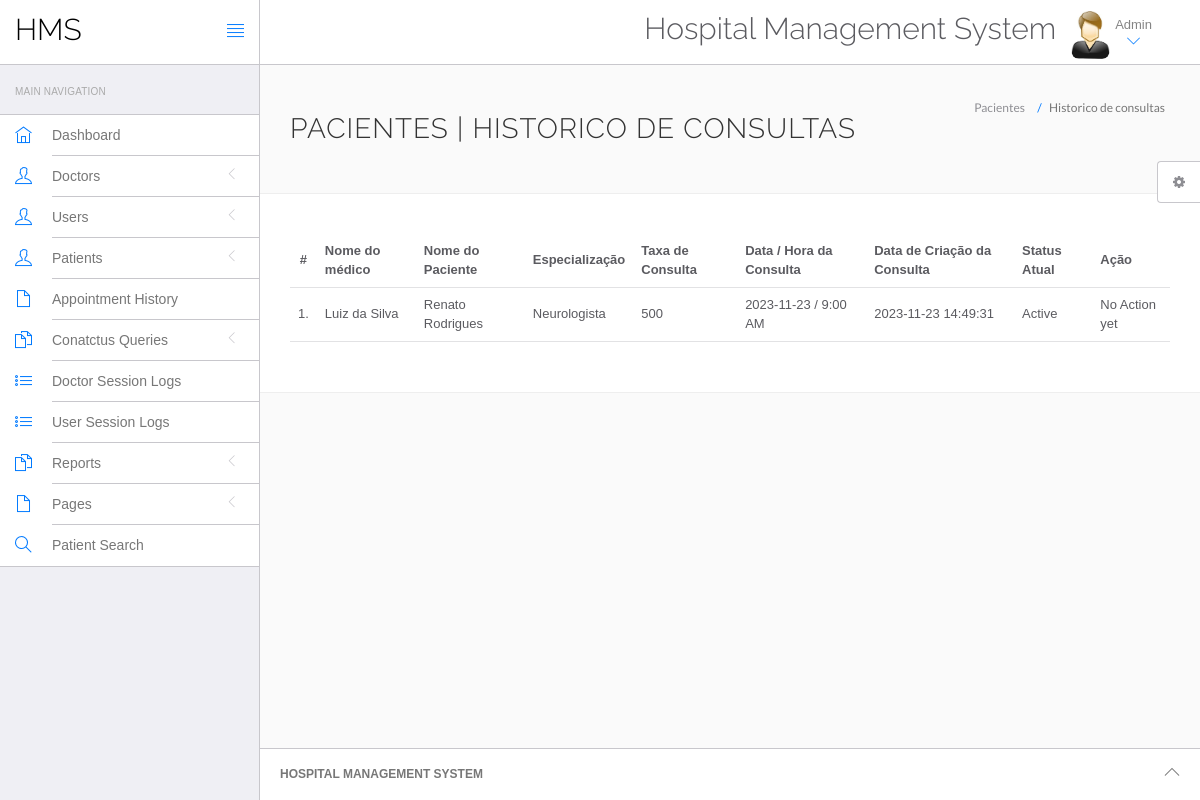
The app's page /hms/admin/appointment-history.php (signed in) with its own data.
### tables this page shows
CREATE TABLE `appointment` (
  `id` int(11) NOT NULL,
  `doctorSpecialization` varchar(255) DEFAULT NULL,
  `doctorId` int(11) DEFAULT NULL,
  `userId` int(11) DEFAULT NULL,
  `consultancyFees` int(11) DEFAULT NULL,
  `appointmentDate` varchar(255) DEFAULT NULL,
  `appointmentTime` varchar(255) DEFAULT NULL,
  `postingDate` timestamp NULL DEFAULT current_timestamp(),
  `userStatus` int(11) DEFAULT NULL,
  `doctorStatus` int(11) DEFAULT NULL,
  `updationDate` timestamp NULL DEFAULT NULL ON UPDATE current_timestamp()
);

CREATE TABLE `doctors` (
  `id` int(11) NOT NULL,
  `specilization` varchar(255) DEFAULT NULL,
  `doctorName` varchar(255) DEFAULT NULL,
  `address` longtext DEFAULT NULL,
  `docFees` varchar(255) DEFAULT NULL,
  `contactno` bigint(11) DEFAULT NULL,
  `docEmail` varchar(255) DEFAULT NULL,
  `password` varchar(255) DEFAULT NULL,
  `creationDate` timestamp NULL DEFAULT current_timestamp(),
  `updationDate` timestamp NULL DEFAULT NULL ON UPDATE current_timestamp()
);

CREATE TABLE `users` (
  `id` int(11) NOT NULL,
  `fullName` varchar(255) DEFAULT NULL,
  `address` longtext DEFAULT NULL,
  `city` varchar(255) DEFAULT NULL,
  `gender` varchar(255) DEFAULT NULL,
  `email` varchar(255) DEFAULT NULL,
  `password` varchar(255) DEFAULT NULL,
  `regDate` timestamp NULL DEFAULT current_timestamp(),
  `updationDate` timestamp NULL DEFAULT NULL ON UPDATE current_timestamp()
);

### hms/admin/appointment-history.php (the view, shortened to what this page needs)
<?php
include('include/config.php');
if(strlen($_SESSION['id']==0)) {
 header('location:logout.php');
  } else{
?>
<!DOCTYPE html>
<html lang="en">
	<head>
		<link rel="stylesheet" href="vendor/bootstrap/css/bootstrap.min.css">
		<link rel="stylesheet" href="vendor/fontawesome/css/font-awesome.min.css">
		<link rel="stylesheet" href="vendor/themify-icons/themify-icons.min.css">
		<link href="vendor/animate.css/animate.min.css" rel="stylesheet" media="screen">
		<link href="vendor/perfect-scrollbar/perfect-scrollbar.min.css" rel="stylesheet" media="screen">
		<link href="vendor/switchery/switchery.min.css" rel="stylesheet" media="screen">
		<link href="vendor/bootstrap-touchspin/jquery.bootstrap-touchspin.min.css" rel="stylesheet" media="screen">
		<link href="vendor/select2/select2.min.css" rel="stylesheet" media="screen">
		<link href="vendor/bootstrap-datepicker/bootstrap-datepicker3.standalone.min.css" rel="stylesheet" media="screen">
		<link href="vendor/bootstrap-timepicker/bootstrap-timepicker.min.css" rel="stylesheet" media="screen">
		<link rel="stylesheet" href="assets/css/styles.css">
		<link rel="stylesheet" href="assets/css/plugins.css">
		<link rel="stylesheet" href="assets/css/themes/theme-1.css" id="skin_color" />
	</head>
	<body>
		<div id="app">
<?php include('include/sidebar.php');?>
			<div class="app-content">
					<?php include('include/header.php');?>
				<div class="main-content" >
					<div class="wrap-content container" id="container">
						<section id="page-title">
							<div class="row">
								<div class="col-sm-8">
									<h1 class="mainTitle">Pacientes  | Historico de consultas</h1>
																	</div>
								<ol class="breadcrumb">
									<li>
										<span>Pacientes </span>
									</li>
									<li class="active">
										<span>Historico de consultas</span>
									</li>
								</ol>
							</div>
						</section>
						<div class="container-fluid container-fullw bg-white">
									<div class="row">
								<div class="col-md-12">
									<table class="table table-hover" id="sample-table-1">
										<thead>
											<tr>
												<th class="center">#</th>
												<th class="hidden-xs">Nome do médico</th>
												<th>Nome do Paciente</th>
												<th>Especialização</th>
												<th>Taxa de Consulta</th>
												<th>Data / Hora da Consulta</th>
												<th>Data de Criação da Consulta</th>
												<th>Status Atual</th>
												<th>Ação</th>
											</tr>
										</thead>
										<tbody>
<?php
$sql=mysqli_query($con,"select doctors.doctorName as docname,users.fullName as pname,appointment.*  from appointment join doctors on doctors.id=appointment.doctorId join users on users.id=appointment.userId ");
$cnt=1;
while($row=mysqli_fetch_array($sql))
{
?>
											<tr>
												<td class="center"><?php echo $cnt;?>.</td>
												<td class="hidden-xs"><?php echo $row['docname'];?></td>
												<td class="hidden-xs"><?php echo $row['pname'];?></td>
												<td><?php echo $row['doctorSpecialization'];?></td>
												<td><?php echo $row['consultancyFees'];?></td>
												<td><?php echo $row['appointmentDate'];?> / <?php echo
												 $row['appointmentTime'];?>
												</td>
												<td><?php echo $row['postingDate'];?></td>
												<td>
<?php if(($row['userStatus']==1) && ($row['doctorStatus']==1))
{
	echo "Active";
}
												?></td>
												<td >
												<div class="visible-md visible-lg hidden-sm hidden-xs">
							<?php if(($row['userStatus']==1) && ($row['doctorStatus']==1))
{
echo "No Action yet";
	 } else {
		echo "Canceled";
		} ?>
												</div>
												</td>
											</tr>
											<?php
$cnt=$cnt+1;
											 }?>
										</tbody>
									</table>
								</div>
							</div>
								</div>
					</div>
				</div>
			</div>
	<?php include('include/footer.php');?>
	<?php include('include/setting.php');?>
		</div>
	</body>
</html>
<?php } ?>

### hms/admin/assets/css/themes/theme-1.css (style rules this page uses)
body { background: #FAFAFA; }

### records on screen
appointment: doctorId.doctorName "Luiz da Silva", userId.fullName "Renato Rodrigues", doctorSpecialization "Neurologista", consultancyFees "500", appointmentDate "2023-11-23", appointmentTime "9:00 AM", postingDate "2023-11-23 14:49:31", userStatus "Active"
